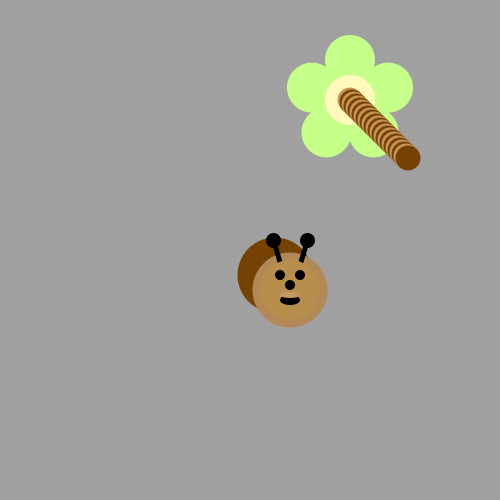
Frame 1 (no input)
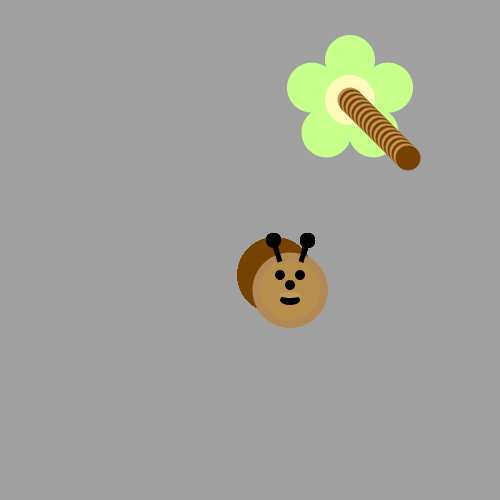
Frame 60 (the mouse pressed at the canvas centre just before this capture)
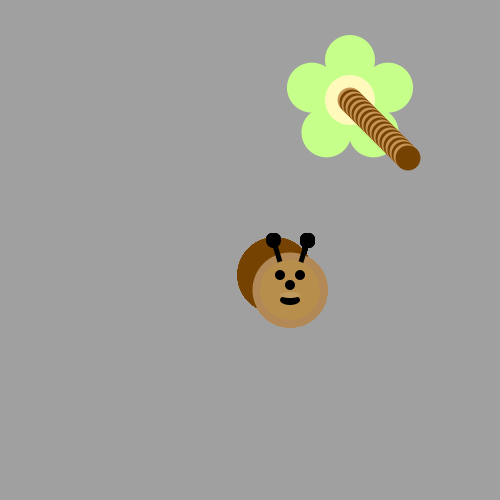
Frame 120 (the mouse held since frame 60 and released just before this capture)

The Processing sketch that drew these frames (run headless with seeded random() and noise(); from frame 60 on, the mouse is pressed at the canvas centre):

// Processing sketch: bumblebee
// ── bumblebee.pde
void draw() {
/*Use a loop to make a body for the Bee!
Then put his head on using drawBeeFace(x,y)
Use Modulo to make the colors alternate 
*/
fill(#764201);
ellipse(275,275,75,75);
fill(#B28956);
ellipse(290,290,75,75);
drawBeeFace(290,290);

}

void drawFlower(int x, int y) {
     noStroke();
     translate(x, y);
     // draw 5 petals, rotating after each one
     fill(#c6ff89);      // green
      for (int i = 0; i < 5; i++) {
           ellipse(0, -40, 50, 50);
          rotate(radians(72));
     }
     fill(#fff9bb); // light yellow
     ellipse(0, 0, 50, 50);
} 
void drawBeeFace(int BeeFaceX, int BeeFaceY) {
     noStroke();
     fill(0, 0, 0);
     stroke(1);
     strokeWeight(5);
     line(BeeFaceX-10, BeeFaceY-27, BeeFaceX-17, BeeFaceY-50);
     line(BeeFaceX+10, BeeFaceY-27, BeeFaceX+17, BeeFaceY-50);
     ellipse(BeeFaceX-17, BeeFaceY-50, 10, 10);
     ellipse(BeeFaceX+17, BeeFaceY-50, 10, 10);
     noStroke();
     fill(183,142,76);
     ellipse(BeeFaceX, BeeFaceY, 60, 60); // face
     fill(255, 237, 209);
     fill(0,0,0);
      ellipse(BeeFaceX-10, BeeFaceY-15, 10, 10); // eyes
     ellipse(BeeFaceX+10, BeeFaceY-15, 10, 10);
      ellipse(BeeFaceX, BeeFaceY-5, 10, 10); // nose
      ellipse(BeeFaceX, BeeFaceY+10, 20, 10);// mouth
     fill(#C19B5E);
     ellipse(BeeFaceX, BeeFaceY+5, 20, 6);
}

void setup() {
     ellipseMode(CENTER);
     size(500, 500);
     background(160, 160, 160);
      drawFlower(350, 100);
      for(int l=0; l<30;l++){
      if(l%2==0){
      fill(#C69456);
      }else{
     
        fill(#764201);
      }
      ellipse(0+l*2 
      ,0+l*2,25,25);
      }
}
